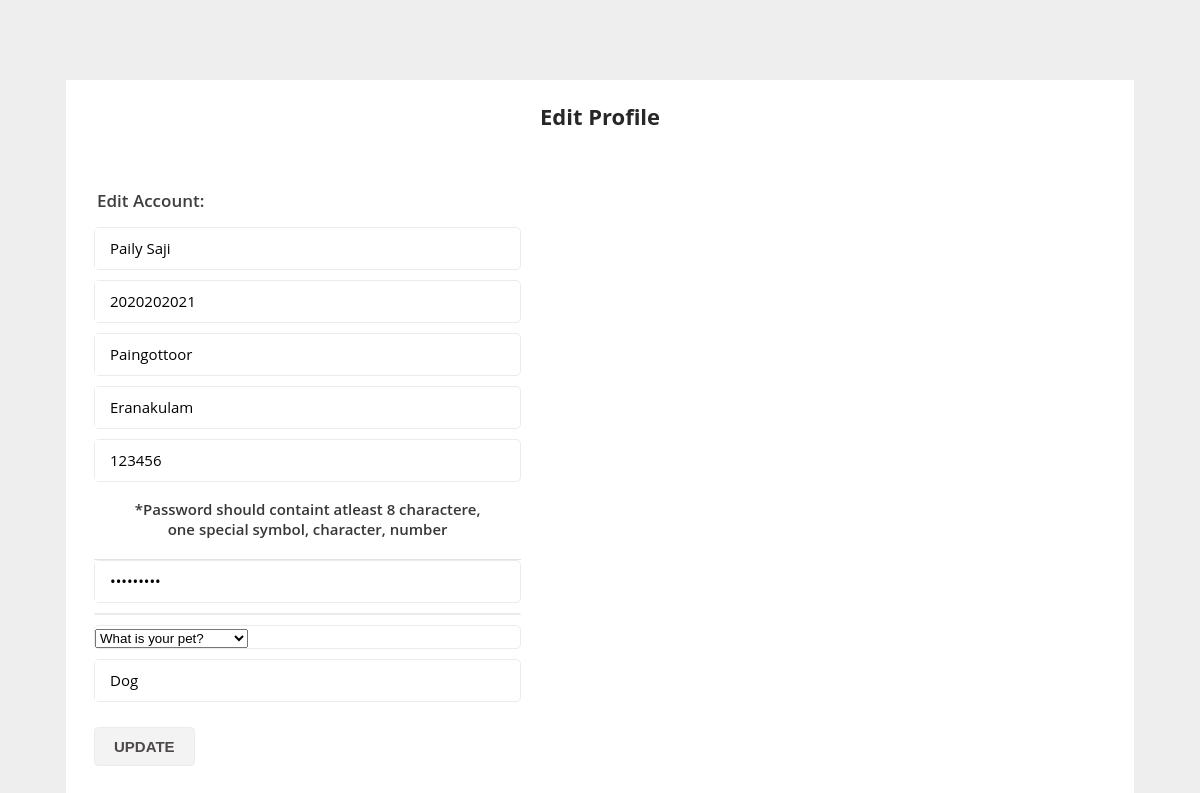
Screenshot of /donor/form/edit.php?email=abc@gmail.com with the database file from the repository.
### tables this page shows
CREATE TABLE `registration_donor` (
  `user_id` int(11) NOT NULL,
  `full_name` varchar(100) NOT NULL,
  `email` varchar(200) NOT NULL,
  `mob` int(11) NOT NULL,
  `street` varchar(200) NOT NULL,
  `district` varchar(200) NOT NULL,
  `pincode` int(11) NOT NULL,
  `password` varchar(200) NOT NULL
);

### donor/form/edit.php (the view, shortened to what this page needs)
<!DOCTYPE html>
<html>
<head>
    <link href="css/style.css" rel='stylesheet' type='text/css' />
</head>
<body>
<?php
require('connect.php');
$email = $_GET['email'];
$stmt = $conn->prepare("SELECT * FROM registration_donor WHERE email = ?");
$stmt1 = $conn->prepare("SELECT * FROM login WHERE email = ?");
$stmt->bind_param("s", $email);
if (!$stmt->execute()) {
    die("Execute failed: " . $stmt->error);
}
$res = $stmt->get_result();
if ($res->num_rows > 0) {
    $row = $res->fetch_assoc();
    ?>
    <div class="main">
        <div class="header">
            <h1>Edit Profile</h1>
        </div>
        <form onsubmit="return validatePassword()" action="update.php?email=<?php echo $email; ?>" method="POST" enctype="multipart/form-data">
            <ul class="left-form">
                <h2>Edit Account:</h2>
                <li>
                    <input type="text" name="full_name" placeholder="Full Name" value="<?php echo $row['full_name'] ?>" pattern="^[A-Za-z\s]+$" required/>
                </li>
                <li>
                    <input type="text" name="mobnumber" placeholder="Mobile Number" value="<?php echo $row['mob'] ?>" pattern="^\d{10,11}$" required/>
                </li>
                <li>
                    <input type="text" name="street" placeholder="Street" value="<?php echo $row['street'] ?>" pattern="^[A-Za-z]+$" required/>
                </li>
                <li>
                    <input type="text" name="district" placeholder="District" value="<?php echo $row['district'] ?>" pattern="^[A-Za-z]+$" required/>
                </li>
                <li>
                    <input type="text" name="pincode" placeholder="Pincode" value="<?php echo $row['pincode'] ?>" pattern="^\d{6}$" required/>
                </li>
                <p>*Password should containt atleast 8 charactere, one special symbol, character, number</p>
                <li>
                    <input type="password" name="password" placeholder="Password" value="<?php echo $row['password'] ?>" id="password" pattern="^(?=.*[0-9])(?=.*[a-zA-Z])(?=.*[@#$%^&+=!])(?=\S+$).{8,}$" required/>
                </li>
                <li>
                </li>
                <?php
               } if (!$stmt1->bind_param("s", $email)) {
                    die("Binding parameters failed: " . $stmt1->error);
                }
                if (!$stmt1->execute()) {
                    die("Execute failed: " . $stmt1->error);
                }
                $res1 = $stmt1->get_result();
                if ($res1->num_rows > 0) {
                    $row1 = $res1->fetch_assoc();
                    ?>
                    <li>
                        <select id="Questions" name="security_question">
                            <option value="What is your pet?" <?php if ($row1['security_question'] === 'What is your pet?') echo 'selected'; ?>>What is your pet?</option>
                        </select>
                    </li>
                    <li>
                        <input type="text" name="your_answer" placeholder="Answer" value="<?php echo $row1['security_answer'] ?>" required/>
                    </li>
                <?php } ?>
                <input type="submit" value="UPDATE" name="update">
            </ul>
        </form>
    </div>
</body>
</html>

### donor/form/css/style.css (style rules this page uses)
html,body,div,span,applet,object,iframe,h1,h2,h3,h4,h5,h6,p,blockquote,pre,a,abbr,acronym,address,big,cite,code,del,dfn,em,img,ins,kbd,q,s,samp,small,strike,strong,sub,sup,tt,var,b,u,i,dl,dt,dd,ol,nav ul,nav li,fieldset,form,label,legend,table,caption,tbody,tfoot,thead,tr,th,td,article,aside,canvas,details,embed,figure,figcaption,footer,header,hgroup,menu,nav,output,ruby,section,summary,time,mark,audio,video { margin:0;padding:0;border:0;font-size:100%;font:inherit;vertical-align:baseline; }
ol,ul { list-style:none;margin:0px;padding:0px; }
body { background:#eee; font-family: 'Open Sans', sans-serif; }
.main { margin:7em auto 0; width:80%; background: #fff; }
.header { text-align:center; padding:1.3em; }
.header h1 { color:#272727; font-weight:700; font-size:22px; }
.main p { text-align: center; font-size:15px; font-weight:600; color:#383737; padding: 20px 30px; border-bottom: 1px solid #E7E0E0; margin-top: -13px; }
.main h2,.main h3 { text-align:left; font-size:17px; font-weight:600; margin:15px 3px; color:#3F3D3D; }
.left-form,.right-form { float:left; margin:22px 28px; width:40%; }
.left-form input[type=text],.left-form input[type=email],.left-form input[type=password] { float:left; font-family: 'Open Sans', sans-serif; width:80%; padding: 0.7em 2em 0.7em 1em; border:none; color: #000; font-size:15px; float: left; outline: none; }
form { padding-bottom: 2em; }
.right-form input[type=text], input[type=password] { font-family: 'Open Sans', sans-serif; width:90%; padding: 0.7em 1em 0.7em 1em; color:#000; font-size: 15px; border:none; outline:none; }
.left-form li { display:block; color:#4D4949; border:1px solid #EBEBEB; border-radius: 0.3em; -webkit-border-radius:0.3em; -moz-border-radius:0.3em; -o-border-radius:0.3em; margin-bottom: 10px; }
.left-form input[type=submit] { padding:10px 19px; border-radius:0.3em; -webkit-border-radius:0.3em; -moz-border-radius:0.3em; -o-border-radius:0.3em; color:#4D4949; background:#F3F3F3; border:1px solid #EBEBEB; font-weight:bold; font-size:15px; outline:none; transition: all 0.5s ease-out; -webkit-transition: all 0.5s ease-out; -moz-transition: all 0.5s ease-out; -ms-transition: all 0.5s ease-out; -o-transition: all 0.5s ease-out; margin-top:15px; cursor: pointer; }
@media only screen and (max-width:1280px) and (min-width:1024px) { .main { width:89%; margin:5em auto 0; } }

### rows the page displays
registration_donor: full_name "Paily Saji", mobnumber "2020202021", street "Paingottoor", district "Eranakulam", pincode "123456"
